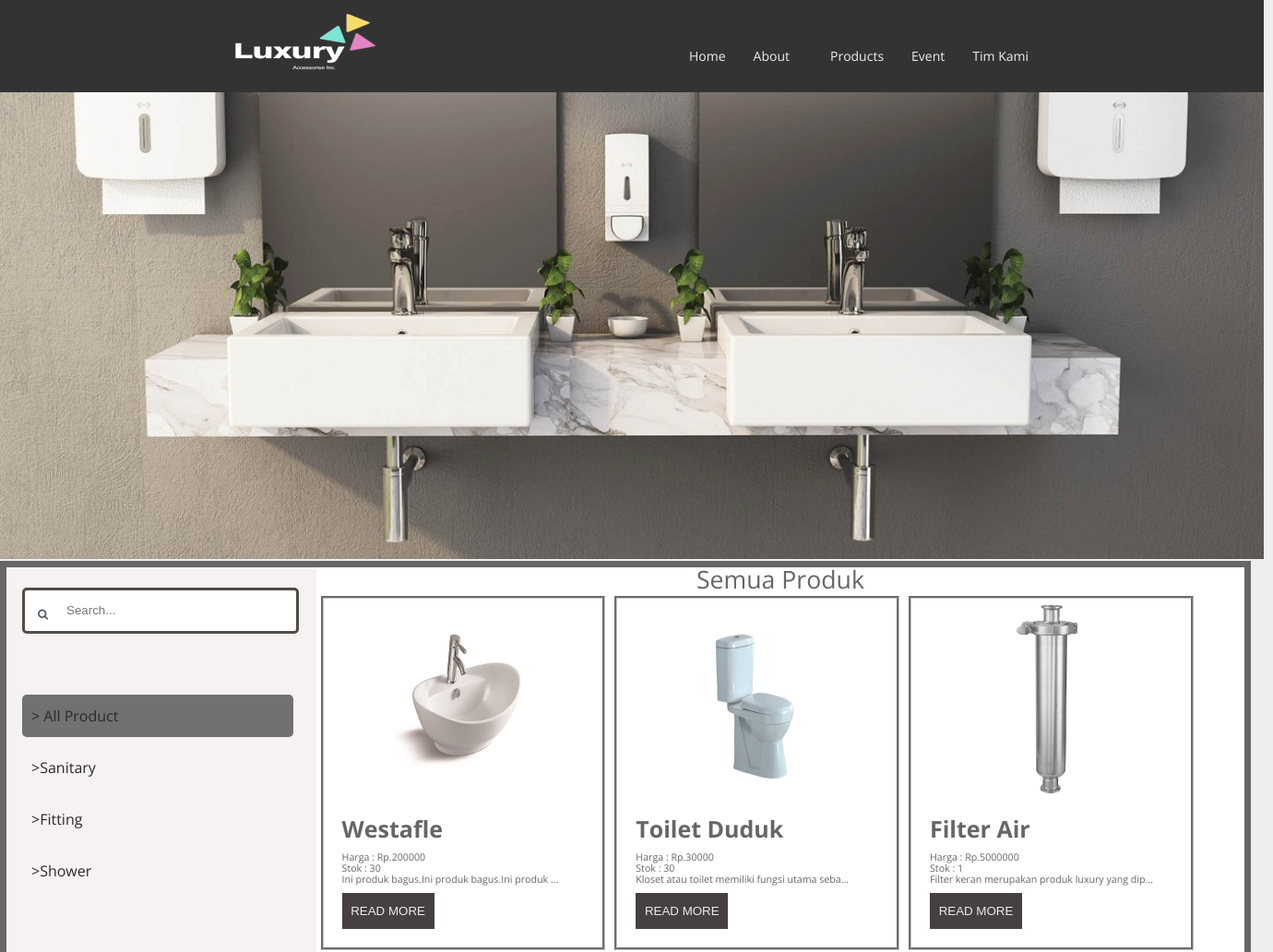
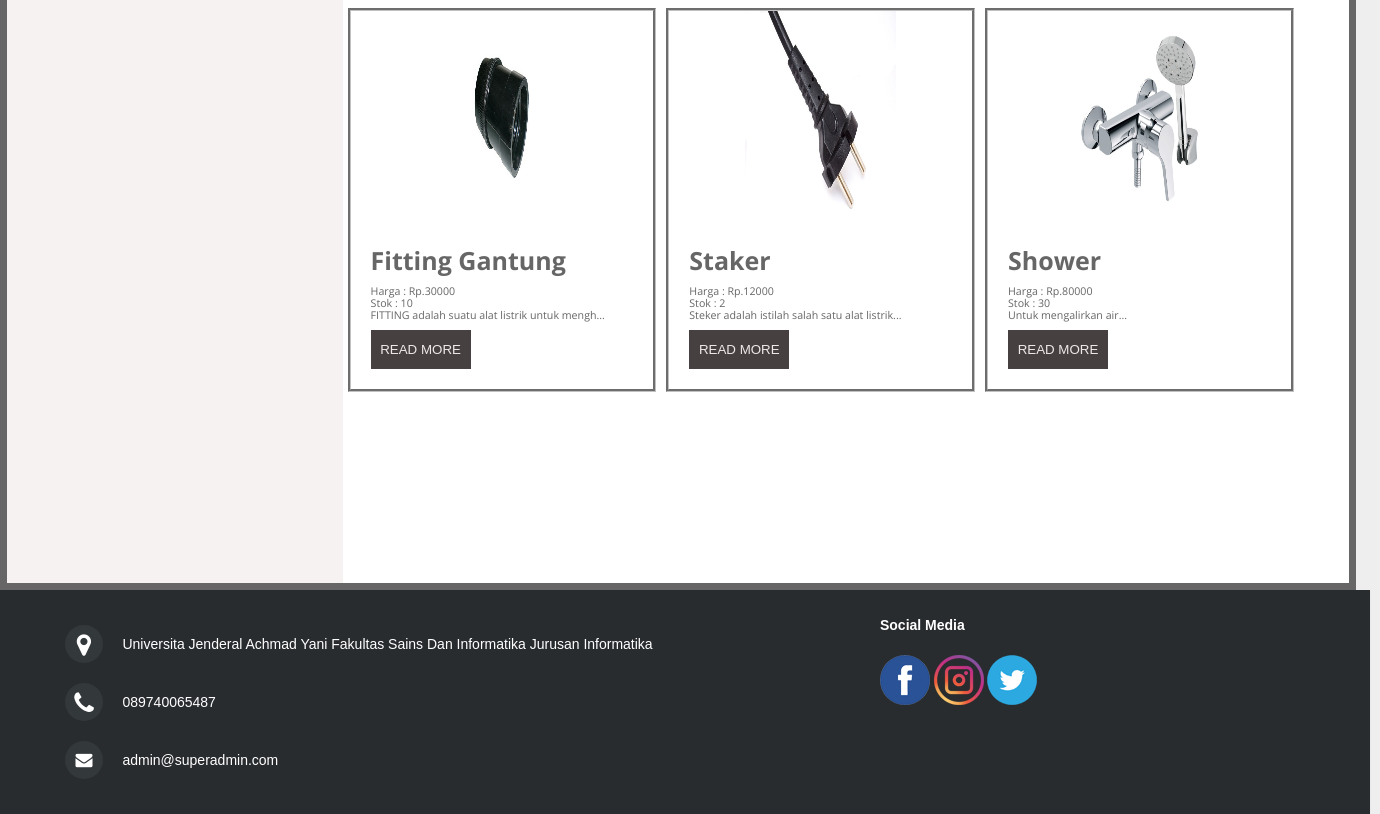
/produk.php, run on the app's committed database (2 pictures, top to bottom).
### tables this page shows
CREATE TABLE IF NOT EXISTS `kategori` (
  `id` int(11) NOT NULL AUTO_INCREMENT,
  `nama` varchar(155) NOT NULL,
  `keterangan` varchar(255) NOT NULL,
  PRIMARY KEY (`id`)
);

CREATE TABLE IF NOT EXISTS `produk` (
  `id` int(11) NOT NULL AUTO_INCREMENT,
  `namaB` varchar(155) NOT NULL,
  `gambar` varchar(155) NOT NULL,
  `kategori` text NOT NULL,
  `harga` int(11) NOT NULL,
  `keterangan` text NOT NULL,
  `stok` int(11) NOT NULL,
  PRIMARY KEY (`id`)
);

CREATE TABLE IF NOT EXISTS `kontak` (
  `id` int(12) NOT NULL AUTO_INCREMENT,
  `alamat` text NOT NULL,
  `mobile` varchar(12) NOT NULL,
  `email` varchar(100) NOT NULL,
  PRIMARY KEY (`id`)
);

CREATE TABLE IF NOT EXISTS `sosmed` (
  `id` int(11) NOT NULL AUTO_INCREMENT,
  `ig` text NOT NULL,
  `fb` text NOT NULL,
  `twitter` text NOT NULL,
  PRIMARY KEY (`id`)
);

### produk.php (the view, shortened to what this page needs)
<!DOCTYPE html>
<html>
<head>
	<link rel="stylesheet" type="text/css" href="assets/css/prod.css">
	<link rel="stylesheet" type="text/css" href="assets/css/slide.css">
</head>
<body>
	<div class="wrapper">
		<div class="menu">
			<?php include ("menu.php");?>
		</div>
		<div class="header">
			<div class="slideshow-container">
					  <div class="mySlides fade">
						<img src="assets/image/4.jpg" style="width:100%">
					  </div>
			</div><br><br><br><br><br><br>
		</div>
		<div  class="konten">
			<div class="pencarian">
				<div class="box">
				  <div class="container-1">
					<form>
				      <span class="icon"><i class="fa fa-search"></i></span>
				      <input type="search" id="search" placeholder="Search..." />
					</form><br>
				  </div>
					<a href="produk.php"><div class="all active">> All Product</div></a>
					<?php
					require_once("admin/konfigurasi/koneksi.php");
					$query=mysqli_query($con,"SELECT * FROM kategori");
						while ($data=mysqli_fetch_array($query)) {
					?>
					<a href="produkk.php?nama=<?php echo $data['nama'];?>"><div class="snt">><?php echo $data['nama'];?> </div></a>
					<?php
					}
				?>
				</div>
			</div>	<center><label class="jkategori">Semua Produk</label></center>
			<?php
					require_once("admin/konfigurasi/koneksi.php");
					$query=mysqli_query($con,"SELECT * FROM produk");
						while ($data=mysqli_fetch_array($query)) {
					?>
			<div class="even1">
				<center>
				<img src="<?php echo "Admin/file/".$data['gambar']; ?>" class="gambarE">
				</center>
				<div class="k1">
						<h1 class="fJudul"><?php echo $data['namaB'];?></h1>
						<br>
						<label id="flabel">Harga : Rp.<?php echo $data['harga'];?></label>
						<br>
						<label id="flabel">Stok : <?php echo $data['stok'];?></label>
						<br>
						<label id="flabel"><?php echo substr($data['keterangan'],0, 45);?>...</label>
						<br>
						<a href="infoProduk.php?id=<?php echo $data['id'];?>"><input class="s1" type="submit" name="READ MORE" value="READ MORE"></a>
				</div>
			</div>
			<?php
					}
				?>
		</div>
			<div class="footer">
				<div class="footer">
					<?php include ("footer.php");?>
				</div>
			</div>
	</div>
</body>
</html>

### footer.php (shortened to what this page needs)
<!DOCTYPE html>
<html>
<head>
	<link rel="stylesheet" href="assets/css/footer.css">
	<link rel="stylesheet" href="http://maxcdn.bootstrapcdn.com/font-awesome/4.2.0/css/font-awesome.min.css">
</head>
	<body>
		<footer class="footer-distributed">
			<div class="footer-center">
				<?php
					require_once("admin/konfigurasi/koneksi.php");
					$query=mysqli_query($con,"SELECT * FROM kontak");
					while ($data=mysqli_fetch_array($query)) {
				?>
				<div>
					<i class="fa fa-map-marker"></i>
					<p><span><?php echo $data['alamat'];?></span></p>
				</div>
				<div>
					<i class="fa fa-phone"></i>
					<p><span><?php echo $data['mobile'];?></span></p>
				</div>
				<div>
					<i class="fa fa-envelope"></i>
					<p><span><?php echo $data['email'];?></span></p>
				</div>
			</div>
			<?php
				}
			?>
			<div class="footer-right">
				<?php
					require_once("admin/konfigurasi/koneksi.php");
					$query=mysqli_query($con,"SELECT * FROM sosmed");
					while ($data=mysqli_fetch_array($query)) {
				?>
				<p class="footer-company-about">
					<span>Social Media</span>
					<a href="<?php echo $data['fb'];?>" target="blank"><img src="assets/image/fb.png"></a>
					<a href="<?php echo $data['ig'];?>" target="blank"><img src="assets/image/ig.png"></a>
					<a href="<?php echo $data['twitter'];?>" target="blank"><img src="assets/image/twitter.png"></a>
				</p>
				<?php
				}
			?>
			</div>
		</footer>
	</body>
</html>

### assets/css/prod.css (style rules this page uses)
body, html { height: 100%; }
html, body, div, span, applet, object, iframe, h1, h2, h3, h4, h5, h6, p, blockquote, pre, a, abbr, acronym, address, big, cite, code, del, dfn, em, font, img, ins, kbd, q, s, samp, small, strike, strong, sub, sup, tt, var, b, u, i, center, dl, dt, dd, ol, ul, li, fieldset, form, label, legend, table, caption, tbody, tfoot, thead, tr, th, td { margin: 0; padding: 0; border: 0; outline: 0; font-size: 100%; vertical-align: baseline; }
body { line-height: 1; font-family: 'Open Sans', sans-serif; }
.wrapper { width: 1370px; background: white; }
.jkategori { font-size: 20pt; }
.container-1 { width: 300px; vertical-align: middle; white-space: nowrap; position: relative; margin-top: 22px; margin-left: 17px; }
.container-1 input#search { width: 300px; height: 50px; background: white; border: solid #514d46; font-size: 10pt; float: left; color: #63717f; padding-left: 45px; -webkit-border-radius: 5px; -moz-border-radius: 5px; border-radius: 5px; }
.container-1 .icon { position: absolute; top: 50%; margin-left: 17px; margin-top: 17px; z-index: 1; color: #4f5b66; }
.all { margin-right: 25px; margin-left: 17px; margin-top: 104px; font-family: 'Open Sans', sans-serif; font-size: 16px; color: #2b2a28; padding: 15px 10px; }
.snt { margin-right: 25px; margin-left: 17px; margin-top: 10px; font-family: 'Open Sans', sans-serif; font-size: 16px; color: #2b2a28; padding: 15px 10px; }
.active { background-color: #ddd; border-radius: 5px; }
.konten { border: 7px solid; width: 99%; float: left; background: white; }
.even1 { width: 23%; border: groove #c1c1c1; margin: 5px; float: left; }
.k1 { width: 90%; margin: 20px; float: left; }
.s1 { width: 100px; height: 39px; display:inline-block; margin-top: 9px; background: #474040; border:none; color: #efe8e8; }
.gambarE { width: 50%; height: 215px; }
.footer { width: 100%; float:left; background: white; }
.pencarian { width: 25%; height: 1000px; background: #f7f2f2; float: left; }
.menu { width: 100%; background: green; float: left; }
p { line-height: 2em; text-align: justify; font-size: 10pt; color: #efe8e8; }
.fJudul { font-size: 25px; font-family:'Open Sans', sans-serif; }
#flabel { line-height: 1em; text-align: justify; font-size: 8pt; }

### assets/css/slide.css (style rules this page uses)
* { box-sizing:border-box }
.slideshow-container { position: relative; margin: auto; width: 100%; float: left; margin-top: 0px; }
.mySlides { display: none; }
.active, .dot:hover { background-color: #717171; }
.fade { -webkit-animation-name: fade; -webkit-animation-duration: 1.5s; animation-name: fade; animation-duration: 1.5s; }

### assets/css/menu.css (style rules this page uses)
body { background-color: #eee; color: #666; font-family: 'Open Sans', sans-serif; font-size: 12px; margin:0px; padding:0px; }
a { color: #23dbdb; text-decoration: none; }

### assets/css/footer.css (style rules this page uses)
.footer-distributed { background-color: #292c2f; box-shadow: 0 1px 1px 0 rgba(0, 0, 0, 0.12); box-sizing: border-box; width: 100%; text-align: left; font: bold 16px sans-serif; padding: 25px 50px; }
.footer-distributed .footer-left, .footer-distributed .footer-center, .footer-distributed .footer-right { display: inline-block; vertical-align: top; }
.footer-distributed .footer-center { width: 65%; }
.footer-distributed .footer-center i { background-color: #33383b; color: #ffffff; font-size: 25px; width: 38px; height: 38px; border-radius: 50%; text-align: center; line-height: 42px; margin: 10px 15px; vertical-align: middle; }
.footer-distributed .footer-center i.fa-envelope { font-size: 17px; line-height: 38px; }
.footer-distributed .footer-center p { display: inline-block; color: #ffffff; vertical-align: middle; margin:0; }
.footer-distributed .footer-center p span { display:block; font-weight: normal; font-size:14px; line-height:2; }
.footer-distributed .footer-right { width: 20%; }
.footer-distributed .footer-company-about { line-height: 20px; color: #92999f; font-size: 13px; font-weight: normal; margin: 0; }
.footer-distributed .footer-company-about span { display: block; color: #ffffff; font-size: 14px; font-weight: bold; margin-bottom: 20px; }

### data on the page
kategori: nama "Sanitary"
kategori: nama "Fitting"
kategori: nama "Shower"
produk: gambar (picture), namaB "Westafle", harga "200000", stok "30", keterangan "Ini produk bagus.Ini produk bagus.Ini produk"
produk: gambar (picture), namaB "Toilet Duduk", harga "30000", stok "30", keterangan "Kloset atau toilet memiliki fungsi utama seba"
produk: gambar (picture), namaB "Filter Air", harga "5000000", stok "1", keterangan "Filter keran merupakan produk luxury yang dip"
produk: gambar (placeholder picture), namaB "Fitting Gantung", harga "30000", stok "10", keterangan "FITTING adalah suatu alat listrik untuk mengh"
produk: gambar (picture), namaB "Staker", harga "12000", stok "2", keterangan "Steker adalah istilah salah satu alat listrik"
produk: gambar (picture), namaB "Shower", harga "80000", stok "30", keterangan "Untuk mengalirkan air"
kontak: alamat "Universita Jenderal Achmad Yani Fakultas Sains Dan Informatika Jurusan Informatika", mobile "089740065487", email "admin@superadmin.com"
